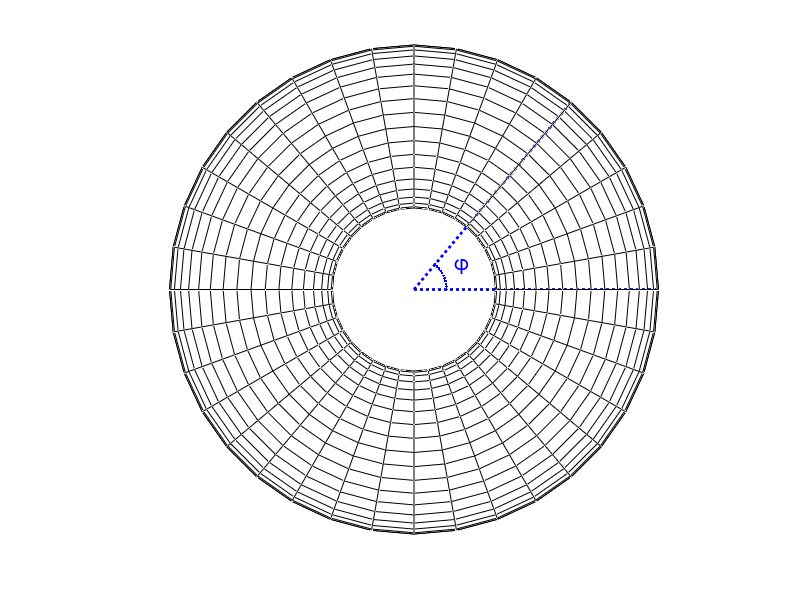

Write the MATLAB code that produced this figure. (Note: this script raises an error after producing the figure.)
function [] = plot_torus()

  addpath('export_fig');

  r1 = 2;
  r2 = 1;

  % plot the outline of the torus
  [u,v] = meshgrid(0:10:360);
  X = (r1 + r2*cosd(v)).*cosd(u);
  Y = (r1 + r2*cosd(v)).*sind(u);
  Z = r2*sind(v);

  fig = figure();
  hold on;
  set(gcf, 'Color', 'w');
  axis equal;
  axis off;

  surface(X,Y,Z,'FaceColor','none','LineWidth',0.001,'linestyle','-');
  %surfl(X,Y,Z);

  x1 = [0 3]; y1 = [0 0];
  x2 = [0 3*cosd(50)]; y2 = [0 3*sind(50)];

%  drawArrow = @(x,y) quiver( x(1),y(1),x(2)-x(1),y(2)-y(1),0 );
%  drawArrow(x1,y1);
%  drawArrow = @(x,y,props) quiver( x(1),y(1),x(2)-x(1),y(2)-y(1),0,props{:});
%  drawArrow(x1,y1,{'MaxHeadSize',0.8,'Color','b','LineWidth',3});

  line(x1,y1,'LineWidth',2,'Color','b','linestyle',':');
  line(x2,y2,'LineWidth',2,'Color','b','linestyle',':');

  phi = '\phi';
  text(0.5,0.3,phi,'fontsize',15,'Color','b');
  plot_partial_circle(0.4);

  xlabel('X');
  ylabel('Y');
  zlabel('Z');

  outfile = 'torus_phi';
  output_fig = strcat('../figs/',outfile,'.fig');
  output_eps = strcat('../figs/',outfile,'.eps');
  output_pdf = strcat('../figs/',outfile,'.pdf');

  saveas(gcf,output_fig);
  export_fig(output_pdf,'-pdf');
  print2eps(output_eps);

end

function [] = plot_partial_circle(r)

  for theta=0:5:50 
    x = r * cosd(theta);
    y = r * sind(theta);
    plot(x,y,'.','Color','b','LineWidth',2,'linestyle',':');
  end

end

